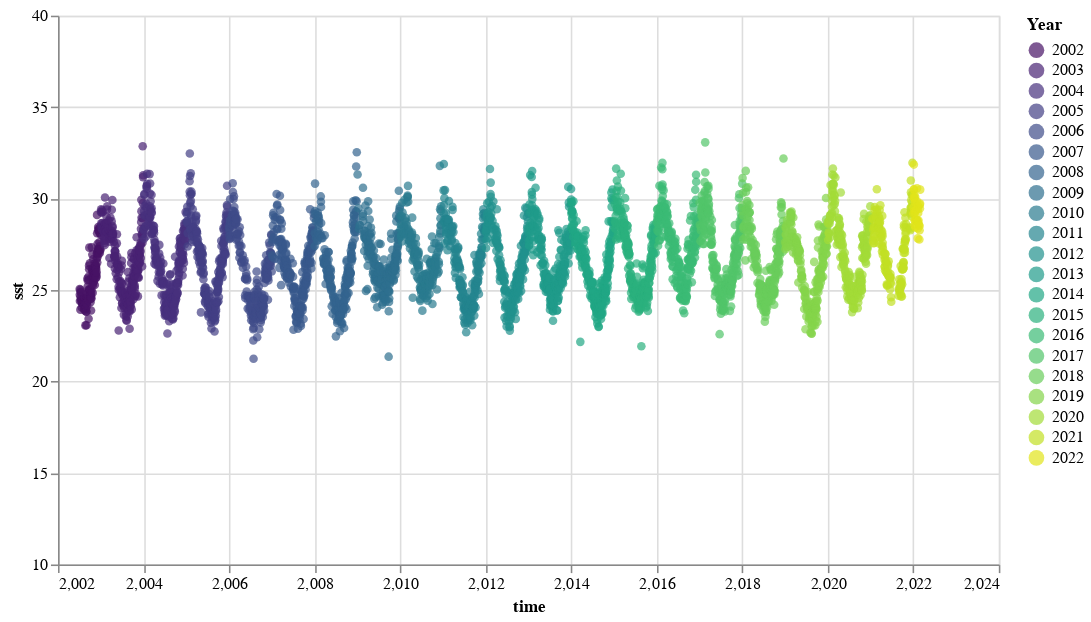

Write notebook code for a chart like this one.
### Code cell
sst_df_1  = sst_df.loc[sst_df['Year'] <= 2011]
sst_df_2  = sst_df.loc[sst_df['Year'] > 2011]

sst_df['time']=sst_df['Year']+sst_df['DOY']/365

# Set the chart base up
base = alt.Chart(sst_df).encode(
    x=alt.X('time:Q', scale=alt.Scale(domain=[2002, 2024])),
    y=alt.Y('sst:Q', scale=alt.Scale(domain=[10, 40])),
    color=alt.Color('Year:O', scale=alt.Scale(scheme='viridis')))

# add the points to the map as circles
points = base.mark_circle()

# set overall properties
(points).properties(width=600, height=350)

### Figure 1 — Vega-Lite specification as saved in the notebook (floating-point values rounded to 4 significant figures; data arrays with more than 128 entries replaced by an {"elided": "..."} marker saying what was removed)
{"config": {"view": {"continuousWidth": 300, "continuousHeight": 300}}, "data": {"name": "data-9767d51aacbb0e0a782187f370029893"}, "mark": {"type": "circle"}, "encoding": {"color": {"field": "Year", "scale": {"scheme": "viridis"}, "type": "ordinal"}, "x": {"field": "time", "scale": {"domain": [2002, 2024]}, "type": "quantitative"}, "y": {"field": "sst", "scale": {"domain": [10, 40]}, "type": "quantitative"}}, "height": 350, "width": 600, "$schema": "https://vega.github.io/schema/vega-lite/v5.20.1.json", "datasets": {"data-9767d51aacbb0e0a782187f370029893": {"elided": "4339 records"}}}
